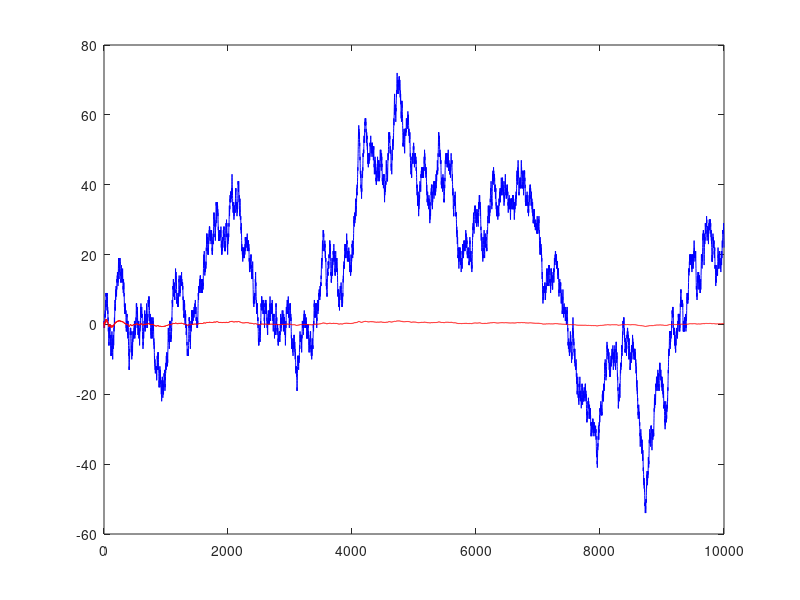

This chart was generated by the following MATLAB code:
x=0;
figure;
n=10000;
X=zeros(1,n);
N=zeros(1,n);
W=zeros(1,n);
r=rand(1,n);
for i=1:length(r)
    if r(1,i)>0.5
        x=x+1;
    else
        x=x-1;
    end
    X(1,i)=x;
    N(1,i)=i;
    W(1,i)=x/(sqrt(i));
end
plot(N,X,'b-',N,W,'r-');
